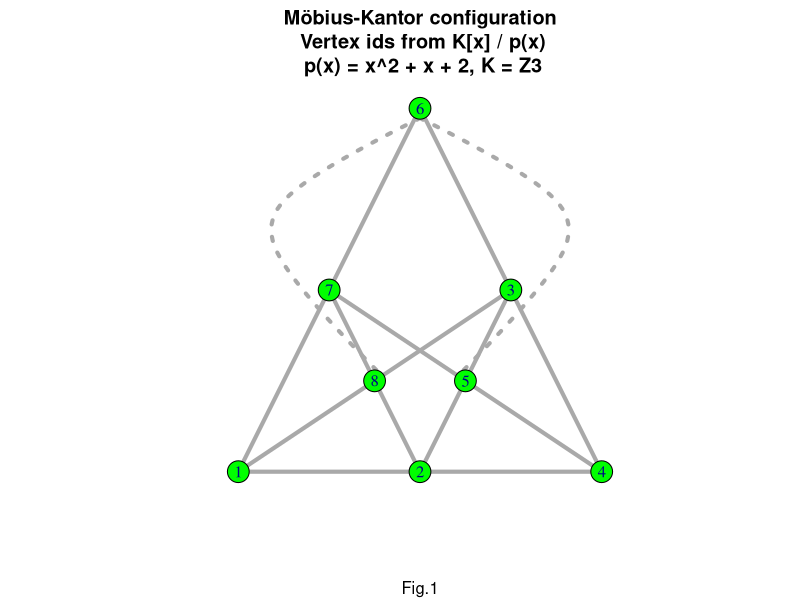
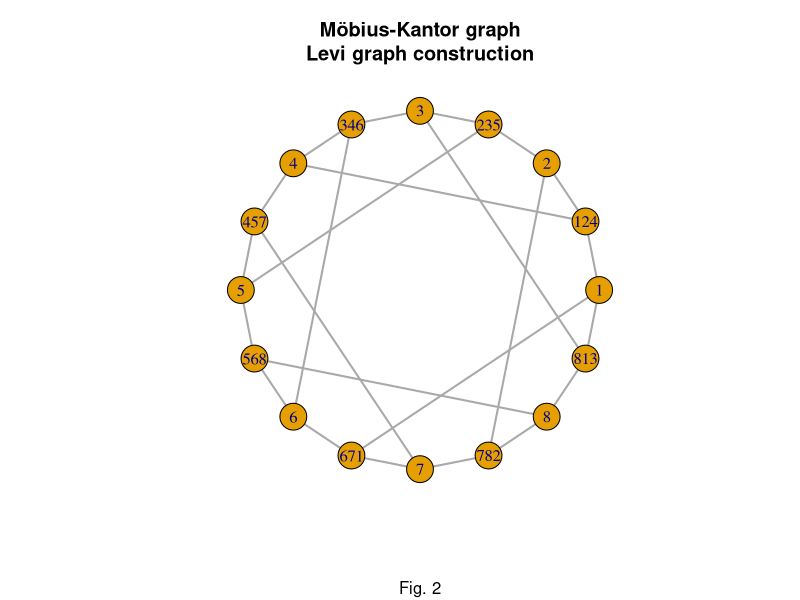
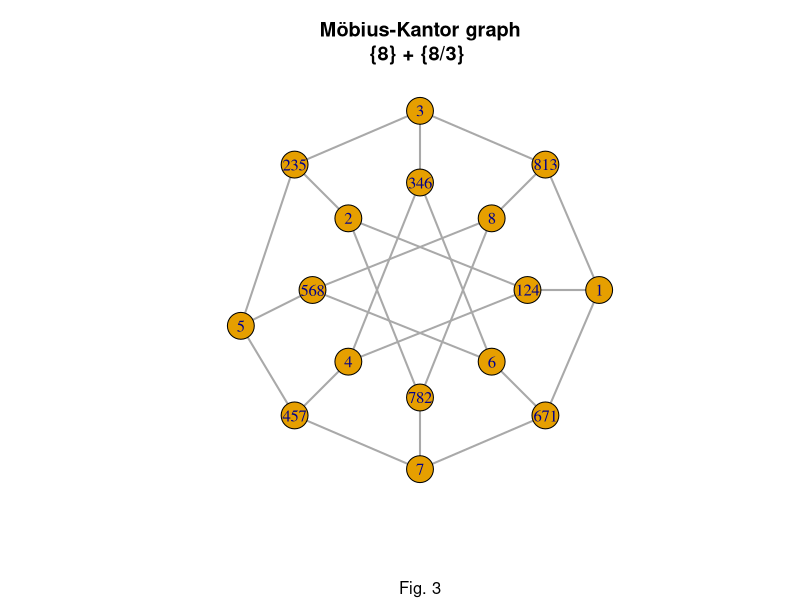
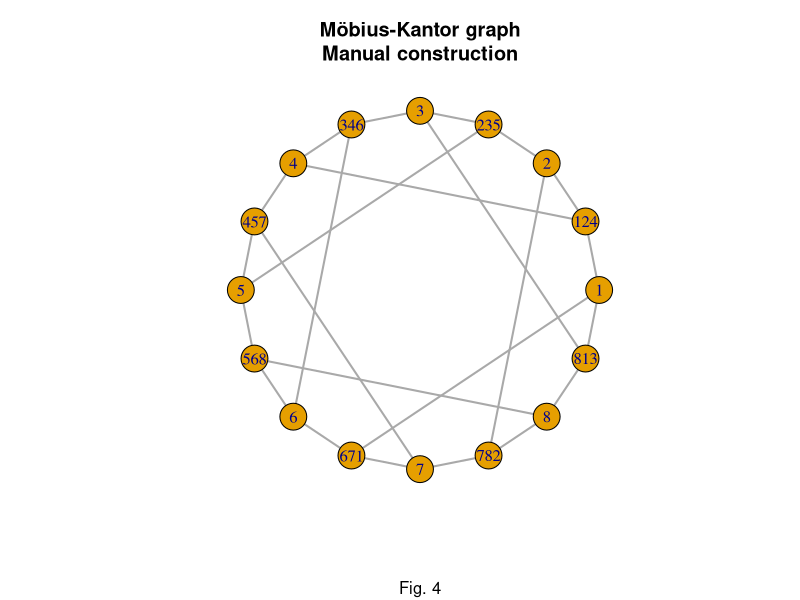
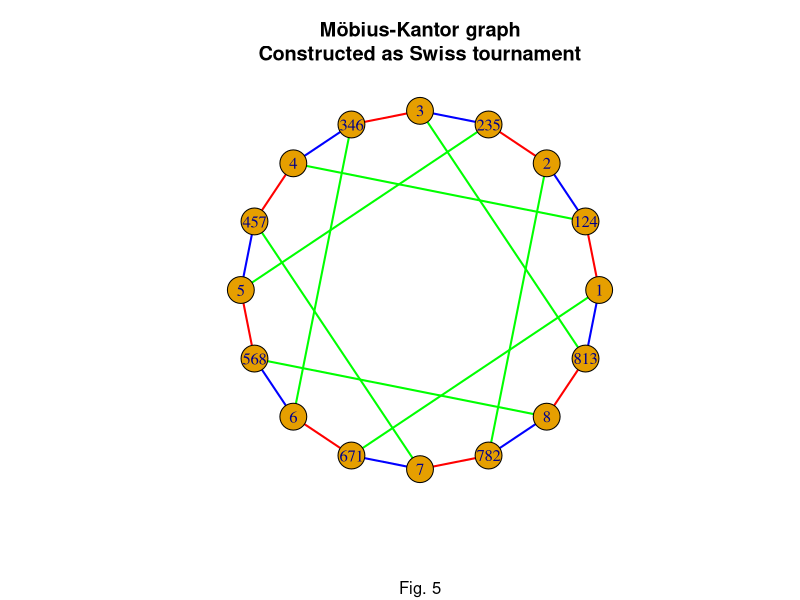
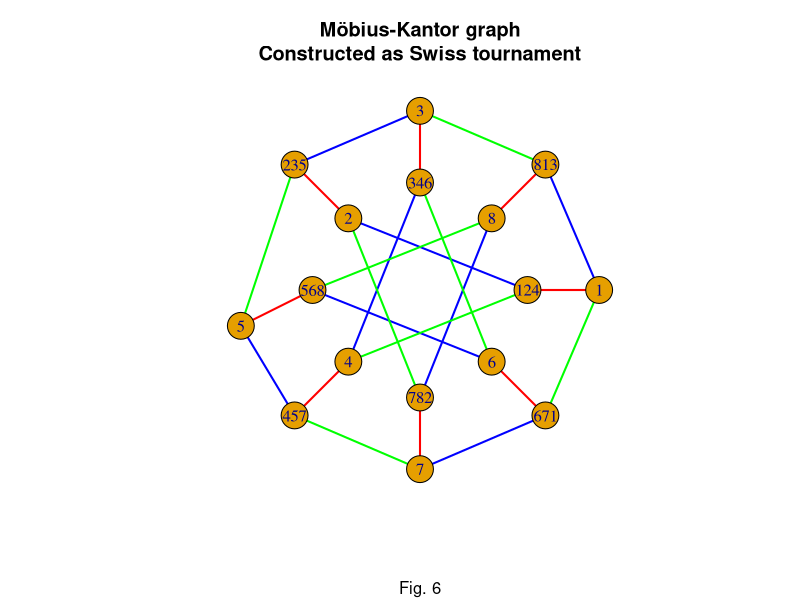

Write the R code that produced these figures, in order.
## r-mobius-kantor-configuration-levi-graph.r
## # Unlicense (Ø) 2022 CLP, MR-Amsterdam.
## ----------------------------------------------------------------------------
## Levi graph of the Möbius-Kantor configuration.
## SELF-DUAL CONFIGURATIONS AND REGULAR GRAPHS.
## Author: H. S. M. Coxeter.
## Journal: Bull. Amer. Math. Soc. 56 (1950), 413-455.
## DOI: https://doi.org/10.1090/S0002-9904-1950-09407-5 (free access) .
##
## Galois field GF(3^2) with modulus the irreducible quadratic p(x) = x^2 + x + 2.
## Multiply times x == shift left an reduce overflow by
## k.x^2 == -k.x - k.2, k in Z3
## Successive powers of the primitive root λ = x + 0 (=10) in GF(3, 2):
##   (λ1) primitive root            λ = 10, shift left, overflow = 1.
##   (λ2) λ*10 = 1 | (0,0) + (-1, -2) = 21, shift left, overflow = 2.
##   (λ3) λ*21 = 2 | (1,0) + (-2, -4) = 22, shift left, overflow = 2.
##   (λ4) λ*22 = 2 | (2,0) + (-2, -4) = 02, shift left, overflow = 0.
##   (λ5) λ*02 = 0 | (2,0) + ( 0,  0) = 20, shift left, overflow = 2.
##   (λ6) λ*20 = 2 | (0,0) + (-2, -4) = 12, shift left, overflow = 1.
##   (λ7) λ*12 = 1 | (2,0) + (-1, -2) = 11, shift left, overflow = 1.
##   (λ8) λ*11 = 1 | (1,0) + (-1, -2) = 01
##
## λ1 .. λ8  = 10, 21, 22, 02, 20, 12, 11, 01 (coordinates).
## Note that for example 21 = 2x + 1 in GF(3, 2).
## Three points are collinear when their sum equals 0x + 0 in GF(3,2).
## This is a consequence of the identity λr(1 + λ + λ3) = 0, which holds since
##   λ3 + λ + 1 = (λ + 2)(λ2 + λ + 2), (p. 429).
## For example: (1, 2, 4) = 10 + 21 + 02 = 00 (mod 3).
##
## We have a system of eight triples 124, 235, 346, 457, 568, 671, 782, 813,
## derived from one another by cyclic permutation of the digits.
## Möbius-Kantor configuration in RxR:
##        6
##     7     3
##      8   5
## 1      2      4

###############################################################################
require(igraph)
## build Möbius-Kantor configuration. Euler path + two edges
mkc <- make_graph(~ 1-2-5-3-4-2-8-3-6-5-7-6-8-7-1, 1-8, 4-5)
mkc$main <- "Möbius-Kantor configuration\n Vertex ids from K[x] / p(x)\n p(x) = x^2 + x + 2, K = Z3"

## set edge attributes to curved, solid and dotted (line type lty)
E(mkc)$curved <- 0
mkc <- set_edge_attr(mkc, name="curved", E(mkc)[9,14], c(-1.5, 1.5))
mkc <- set_edge_attr(mkc, name="lty"   , E(mkc), 1L )
mkc <- set_edge_attr(mkc, name="lty"   , E(mkc)[9,14], c(3L,3L) )

q3 <- sqrt(3)
##          1  2  5     3      4    8   6  7  
ltmkc <- c( 0, 1, 1.25, 1.50 , 2, .75 , 1, .50
          , 0, 0, q3/4, q3/2 , 0, q3/4, q3, q3/2  
          ) 
dim(ltmkc) <- c(8, 2)
plot(mkc, layout=ltmkc, edge.width=4, vertex.size=12, sub="Fig.1", vertex.color="green")


###############################################################################
mkconf <- list( c(1,2,4) , c(2,3,5) , c(3,4,6) , c(4,5,7)
              , c(5,6,8) , c(6,7,1) , c(7,8,2) , c(8,1,3)
              )

## compute edges of the Möbius-Kantor graph as sequence of vertex pairs.
## levi graph construction.
## append vertex pair (i, ll) if point i is incident with line ll.
vp <- c()
for ( i in seq(length(mkconf))){
  for (ll in mkconf) {
    if (!all(is.na(match(ll, i))) ) {
      vp <- append(vp, c(i, paste(ll, collapse="")))
    }
  }
}

## build Levi graph.
## and reorder to match Galois sequence.
mkl <- make_graph(vp, directed=FALSE)
mkl$main <- "Möbius-Kantor graph\nLevi graph construction"
degree(mkl)
## vertex <-> index
## 1  124  671  813  2 235  782   3 346   4 457   5 568   6   7   8 
## 2  1    12   16   3   4   14   5 6     7   8   9  10  11  13  15
vn <- V(mkl)$name                      # vertex names.
pp <- match(vn, sort(vn))
mkg <- permute(mkl, pp)

## Levi / incidence graph of the Möbius–Kantor configuration.
dev.new(); plot(mkg, layout=layout_in_circle, edge.width=2, sub="Fig. 2")

degree(mkg)
## plot coordinates
##        001 124 002 235 003 346 004 457 005 568 006 671 007 782 008 813
ltmkg <- c(10,  8,  3,1.5,  5,  5,  3,1.5,  0,  2,  7,8.5,  5,  5,  7,8.5,
            5,  5,  7,8.5, 10,  8,  3,1.5,  4,  5,  3,1.5,  0,  2,  7,8.5
          )
dim(ltmkg) <- c(16, 2)
dev.new(); plot(mkg, layout=ltmkg, edge.width=2, main = "Möbius-Kantor graph\n{8} + {8/3} ", sub="Fig. 3")


###############################################################################
# manual construction Möbius–Kantor graph ({8} + {8/3}).
mkd <-
  make_graph(~ 1, 124, 2, 235, 3, 346, 4, 457
             , 5, 568, 6, 671, 7, 782, 8, 813         # vertex ids.
             , 1-813-3-235-5-457-7-671-1              # outer octagon.
             , 124-2-782-8-568-6-346-4-124            # inner octagon.
             , 1-124, 813-8, 3-346, 235-2         
             , 5-568, 457-4, 7-782, 6-671             # connections.
             )
mkd$main <- "Möbius-Kantor graph\nManual construction"
degree(mkd)
dev.new(); plot(mkd, layout=layout_in_circle, edge.width =2, sub="Fig. 4")


###############################################################################
# graph as a Swiss tournament
vps <- c( 1,124, 2,235, 3,346, 4,457, 5,568 ,6,671, 7,782, 8,813 # round 1.
        , 124,2, 235,3, 346,4, 457,5, 568,6, 671,7, 782,8, 813,1 # round 2.
        , 1,671, 2,782, 3,813, 4,124, 5,235, 6,346, 7, 457,8,568 # round 3.
        )
mks <- make_graph(as.character(vps), directed=FALSE)
mks$main <- "Möbius-Kantor graph\nConstructed as Swiss tournament"
E(mks)[ 1: 8]$color <- 'red'
E(mks)[ 9:16]$color <- 'blue'
E(mks)[17:24]$color <- 'green'
dev.new(); plot(mks, layout=layout_in_circle, edge.width=2, sub="Fig. 5")
dev.new(); plot(mks, layout=ltmkg, edge.width=2, sub="Fig. 6")
